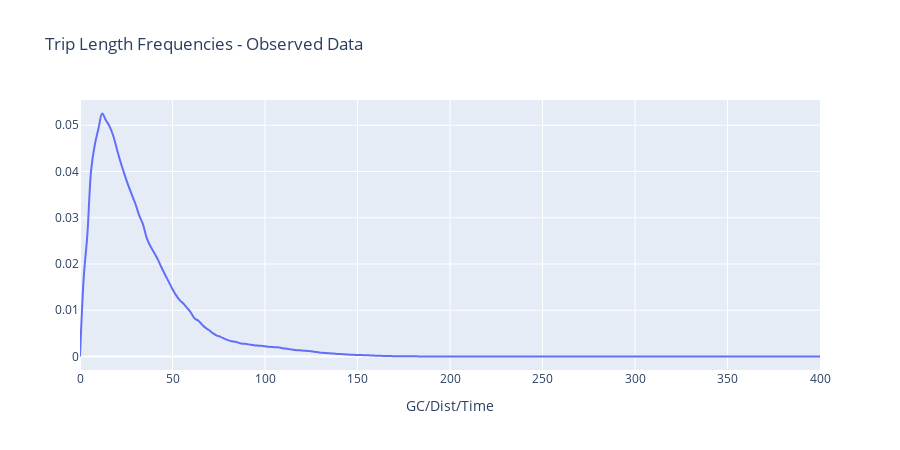

Notebook code for this chart:
### Code cell
# MAKE INTERACTIVE CHART
py.offline.init_notebook_mode(connected=True)

lstTripPurp  = dfObsModelMerge['TRIPPURP'].unique().tolist() # HBW, HBShp, HBOth,...
lstTLFType   = dfObsModelMerge['TLFTYPE' ].unique().tolist() # GC, Time, Dist
lstModOpt    = dfObsModelMerge['FF_CALIB_ROUND'].unique().tolist()
    
selectTripPurp     = widgets.SelectMultiple(options=lstTripPurp                     , value=('HBW',)               , description='Trip Purpose')
selectTLFType      = widgets.SelectMultiple(options=lstTLFType                      , value=('GC' ,)               , description='TLF Type'    )
selectPreset       = widgets.Select        (options=dfZoomPresets['PRESET'].tolist(), value= 'All'                 , description='Zoom Presets')
selectModelOption  = widgets.SelectMultiple(options=lstModOpt                       , value=('0-Initial from v832',), description='Model Run')

#custom extents
xmin = widgets.Text(value='0'  , description='X Min')
xmax = widgets.Text(value='60' , description='X Max')
ymin = widgets.Text(value='0'  , description='Y Min')
ymax = widgets.Text(value='.01', description='Y Max')

widgets.interactive(update_plot_mod_vs_obs, modeloption=selectModelOption,trippurps=selectTripPurp, tlftypes=selectTLFType, zoompreset=selectPreset, xmin=xmin, xmax=xmax, ymin=ymin, ymax=ymax)

### Figure 1 — Plotly figure (JSON) as saved in the notebook; plotly's stock layout.template omitted (floating-point values rounded to 4 significant figures; data arrays with more than 128 entries replaced by an {"elided": "..."} marker saying what was removed)
{"data": [{"line": {"shape": "spline"}, "mode": "lines", "name": "HBW GC (0-Initial from v832)", "type": "scatter", "x": {"elided": "201 int values"}, "y": {"elided": "201 float values"}}], "layout": {"height": 450, "title": {"text": "Trip Length Frequencies - Observed Data"}, "xaxis": {"range": [null, null], "title": {"text": "GC/Dist/Time"}}, "yaxis": {"range": [null, null], "title": {"text": ""}}}}
